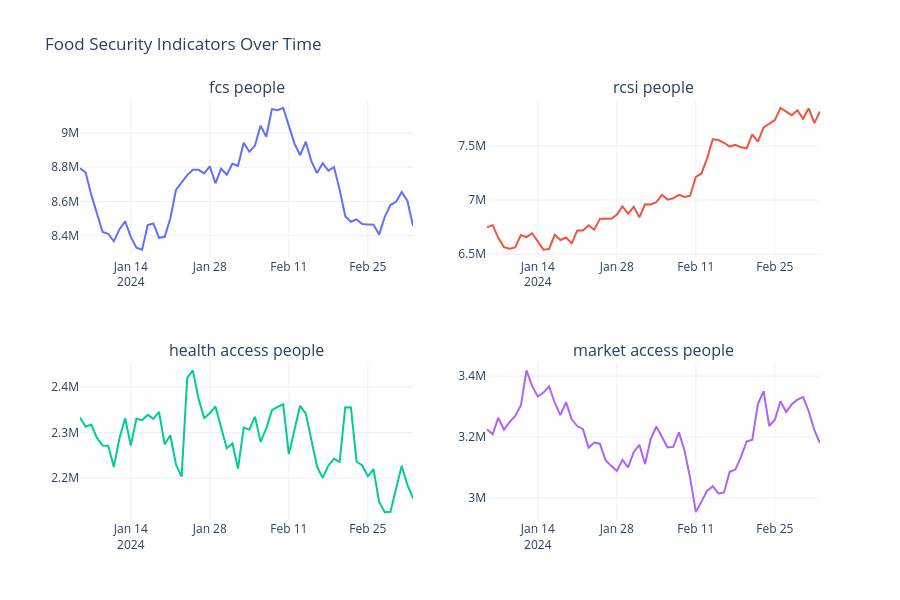

Source (notebook cell):
### Code cell
def visualize_subplots_4indicators(df, date_col, indicators):
    """
    Create 2x2 subplots for 4 indicators
    Input:
        df (DataFrame): Data source
        date_col (str): Column name for dates
        indicators (list): List of 4 column names
    Output:
        Plotly Figure
    """
    fig = make_subplots(rows=2, cols=2, subplot_titles=indicators)

    fig.add_trace(go.Scatter(x=df[date_col], y=df[indicators[0]], mode='lines'), row=1, col=1)
    fig.add_trace(go.Scatter(x=df[date_col], y=df[indicators[1]], mode='lines'), row=1, col=2)
    fig.add_trace(go.Scatter(x=df[date_col], y=df[indicators[2]], mode='lines'), row=2, col=1)
    fig.add_trace(go.Scatter(x=df[date_col], y=df[indicators[3]], mode='lines'), row=2, col=2)

    fig.update_layout(height=600, width=900,
                      title="Food Security Indicators Over Time",
                      showlegend=False,
                      template="plotly_white")
    return fig


fig = visualize_subplots_4indicators(
    popul_grouped,
    date_col="date",
    indicators=["fcs people", "rcsi people", "health access people", "market access people"]
)
fig.show()
